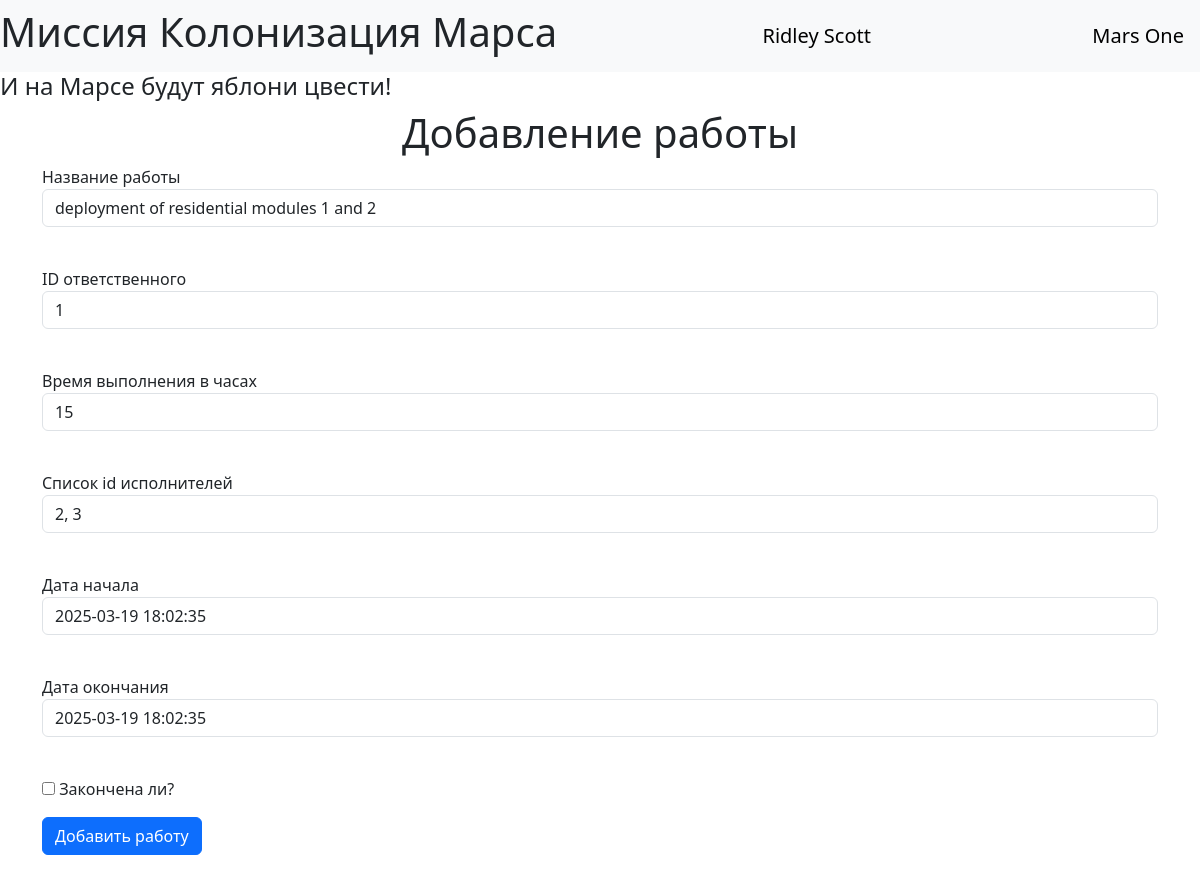
/jobs/1 (signed in), run on the app's committed database.
### data/users.py (models this page shows, shortened)
class User(SqlAlchemyBase, UserMixin, SerializerMixin):
    __tablename__ = 'users'
    id = sqlalchemy.Column(sqlalchemy.Integer,
                           primary_key=True, autoincrement=True)
    surname = sqlalchemy.Column(sqlalchemy.String, nullable=True)
    name = sqlalchemy.Column(sqlalchemy.String, nullable=True)
    age = sqlalchemy.Column(sqlalchemy.Integer, nullable=True)
    position = sqlalchemy.Column(sqlalchemy.String, nullable=True)
    speciality = sqlalchemy.Column(sqlalchemy.String, nullable=True)
    address = sqlalchemy.Column(sqlalchemy.String, nullable=True)
    email = sqlalchemy.Column(sqlalchemy.String,
                              unique=True, nullable=True)
    hashed_password = sqlalchemy.Column(sqlalchemy.String, nullable=True)
    modified_date = sqlalchemy.Column(sqlalchemy.DateTime,
                                      default=datetime.datetime.now)
    jobs = orm.relationship("Jobs", back_populates='user')

### data/jobs.py (models this page shows)
class Jobs(SqlAlchemyBase, SerializerMixin):
    __tablename__ = 'jobs'
    id = sqlalchemy.Column(sqlalchemy.Integer,
                           primary_key=True, autoincrement=True)
    team_leader = sqlalchemy.Column(sqlalchemy.Integer,
                                    sqlalchemy.ForeignKey("users.id"))
    job = sqlalchemy.Column(sqlalchemy.String, nullable=True)
    work_size = sqlalchemy.Column(sqlalchemy.Integer, nullable=True)
    collaborators = sqlalchemy.Column(sqlalchemy.String, nullable=True)
    start_date = sqlalchemy.Column(sqlalchemy.DateTime,
                                   default=datetime.datetime.now)
    end_date = sqlalchemy.Column(sqlalchemy.DateTime,
                                 default=datetime.datetime.now)
    is_finished = sqlalchemy.Column(sqlalchemy.Boolean, default=True)
    user = orm.relationship('User')

### main.py (the view, shortened to what this page needs)
@app.route('/jobs/<int:id>', methods=['GET', 'POST'])
@login_required
def edit_jobs(id):
    form = AddJobForm()
    if request.method == "GET":
        db_sess = db_session.create_session()
        jobs = db_sess.query(Jobs).filter(Jobs.id == id,
                                          (Jobs.user == current_user) | (current_user.id == 1)
                                          ).first()
        if jobs:
            form.job.data = jobs.job
            form.team_leader.data = jobs.team_leader
            form.work_size.data = jobs.work_size
            form.collaborators.data = jobs.collaborators
            form.is_finished.data = jobs.is_finished
            form.start_date.data = jobs.start_date
            form.end_date.data = jobs.end_date
        else:
            abort(404)
    return render_template('addjob.html',
                           title='Редактирование работы',
                           form=form
                           )

### forms/addjob.py
class AddJobForm(FlaskForm):
    team_leader = IntegerField('ID ответственного', validators=[DataRequired()])
    job = StringField('Название работы', validators=[DataRequired()])
    work_size = IntegerField('Время выполнения в часах', validators=[DataRequired()])
    collaborators = StringField('Список id исполнителей', validators=[DataRequired()])
    start_date = DateTimeField('Дата начала', default=datetime.datetime.now(),
                               format='%Y-%m-%d %H:%M:%S')
    end_date = DateTimeField('Дата окончания', default=datetime.datetime.now(),
                             format='%Y-%m-%d %H:%M:%S')
    is_finished = BooleanField('Закончена ли?')
    submit = SubmitField('Добавить работу')

### data/db_session.py (called while the page is built)
def create_session() -> Session:
    global __factory
    return __factory()

### main.py (called while the page is built)
@login_manager.user_loader
def load_user(user_id):
    db_sess = db_session.create_session()
    return db_sess.query(User).get(user_id)

### templates/addjob.html (shortened to what this page needs)
{% extends "base.html" %}
{% block content %}
<h1>Добавление работы</h1>
<form action="" method="post">
    <p>
        {{ form.job.label }}<br>
        {{ form.job(class="form-control") }}<br>
    </p>
    <p>
        {{ form.team_leader.label }}<br>
        {{ form.team_leader(class="form-control") }}<br>
    </p>
    <p>
        {{ form.work_size.label }}<br>
        {{ form.work_size(class="form-control") }}<br>
    </p>
    <p>
        {{ form.collaborators.label }}<br>
        {{ form.collaborators(class="form-control") }}<br>
    </p>
    <p>
        {{ form.start_date.label }}<br>
        {{ form.start_date(class="form-control") }}<br>
    </p>
    <p>
        {{ form.end_date.label }}<br>
        {{ form.end_date(class="form-control") }}<br>
    </p>
    <p>{{ form.is_finished() }} {{ form.is_finished.label }}</p>
    <p>{{ form.submit(type="submit", class="btn btn-primary") }}</p>
</form>
{% endblock %}

### templates/base.html (shortened to what this page needs)
<!doctype html>
<html lang="en">
<head>
    <link href="https://cdn.jsdelivr.net/npm/bootstrap@5.3.3/dist/css/bootstrap.min.css"
          rel="stylesheet"
>
    <link rel="stylesheet" type="text/css" href="../static/css/style.css"/>
</head>
<body>
<header>
    <nav class="navbar navbar-light bg-light">
        <h1>Миссия Колонизация Марса</h1>
        {% if current_user.is_authenticated %}
        <a class="navbar-brand" href="/logout">{{ current_user.name }} {{ current_user.surname }}</a>
        {% else %}
        <p>
            <a class="btn btn-primary " href="/register">Зарегистрироваться</a>
            <a class="btn btn-success" href="/login">Войти</a>
        </p>
        {% endif %}
        <a class="navbar-brand" href="#">Mars One</a>
    </nav>
    <h4>И на Марсе будут яблони цвести!</h4>
</header>
<main role="main" class="container">
    {% block content %}{% endblock %}
</main>
</body>
</html>

### static/css/style.css (style rules this page uses)
h1 { text-align: center; }

### data on the page
User: name "Ridley", surname "Scott"
Jobs: job "deployment of residential modules 1 and 2", team_leader "1", work_size "15", collaborators "2, 3", start_date "2025-03-19 18:02:35", end_date "2025-03-19 18:02:35"
